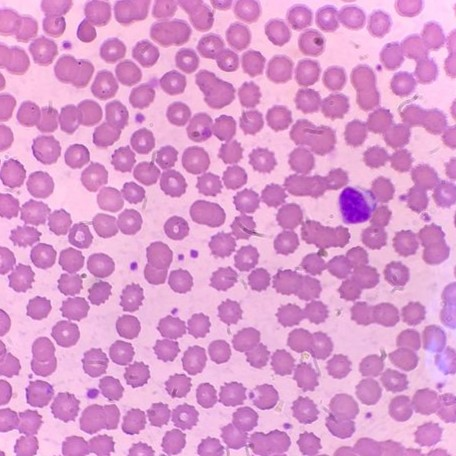
#> input picture imagesel/sel5.jpg, 456 x 456 px, found by its file name
$ python segmentasi_sel.py
#> lines starting #> are read from the running program, lines starting #| are printed output that depends on the picture; after the words box and inside, x2 and y2 are one past the last pixel; in counts of white or black regions, pixels touching at a corner belong together
import numpy as np
import cv2
import matplotlib.pyplot as plt

# Load the image and check if it's loaded properly
image = cv2.imread("E:/VSProject/imagesel/sel5.jpg")
#> image is the input picture: shape (456, 456, 3); mean B, G, R 207.7, 153.1, 220.7
if image is None:
    print("Error: Image not found!")
    exit()

# Convert to grayscale
gray = cv2.cvtColor(image, cv2.COLOR_BGR2GRAY)

# Apply median and Gaussian filters for noise reduction
blur_m = cv2.medianBlur(gray, 5)
blur_g = cv2.GaussianBlur(gray, (9, 9), 2)

# Apply histogram equalization
histo_norm = cv2.equalizeHist(gray)

# CLAHE (Contrast Limited Adaptive Histogram Equalization)
clahe = cv2.createCLAHE(clipLimit=2.0, tileGridSize=(8, 8))
clahe_norm = clahe.apply(gray)
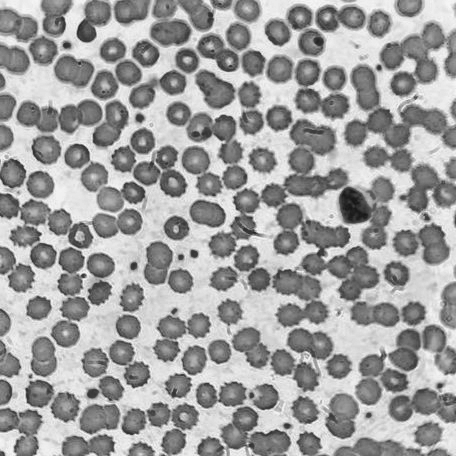
#> clahe_norm: shape (456, 456); min 22, max 246, mean 159.6

# Contrast stretching
def pixel_val(pix, r1, s1, r2, s2):
    if 0 <= pix <= r1:
        return (s1 / r1) * pix
    elif r1 < pix <= r2:
        return ((s2 - s1) / (r2 - r1)) * (pix - r1) + s1
    return ((255 - s2) / (255 - r2)) * (pix - r2) + s2

r1, s1, r2, s2 = 70, 0, 200, 255
pixel_val_vec = np.vectorize(pixel_val)
contrast_stretched = pixel_val_vec(gray, r1, s1, r2, s2)
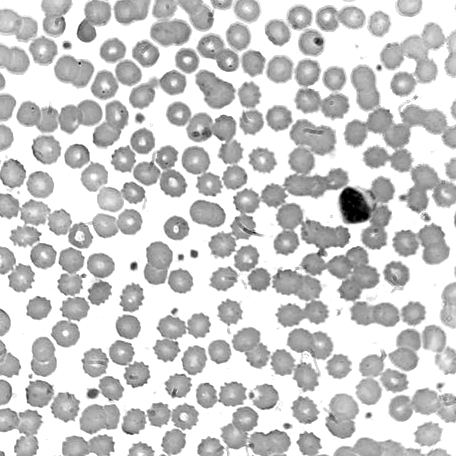
#> contrast_stretched: shape (456, 456) float64; min 0, max 255, mean 205

# Edge detection using Canny
edge = cv2.Canny(gray, 100, 200)
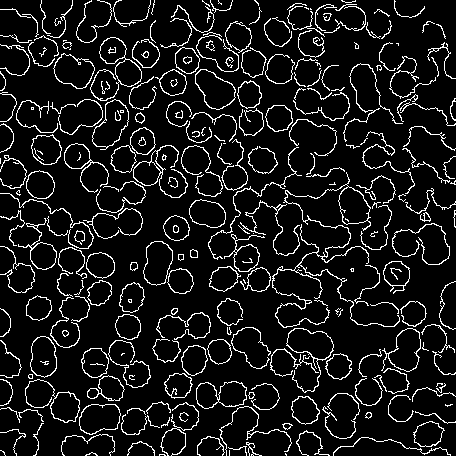
#> edge: shape (456, 456); 9.6% white in thin lines or dots
edge_g = cv2.Canny(blur_g, 100, 200)
#> edge_g: shape (456, 456); 0.1% white in thin lines or dots, all inside (x1, y1, x2, y2) = (76, 16, 370, 270)
edge_m = cv2.Canny(blur_m, 100, 200)
#> edge_m: shape (456, 456); 8.3% white in thin lines or dots

# Morphological operations
kernel = np.ones((5, 5), np.uint8)
dilation = cv2.dilate(gray, kernel, iterations=1)
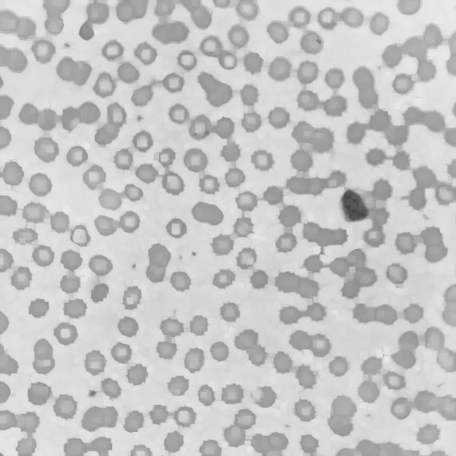
#> dilation: shape (456, 456); min 64, max 235, mean 196.9
closing = cv2.morphologyEx(gray, cv2.MORPH_CLOSE, kernel)

# Adaptive Thresholding
th2 = cv2.adaptiveThreshold(gray, 255, cv2.ADAPTIVE_THRESH_MEAN_C,
                            cv2.THRESH_BINARY, 11, 2)
#> th2: shape (456, 456); 60% white; 1019 black regions (740 under 20 px), largest, box (x1, y1, x2, y2) and area: (273, 203, 380, 301) 2872, (343, 100, 456, 150) 1867, (208, 187, 273, 259) 1203
th3 = cv2.adaptiveThreshold(gray, 255, cv2.ADAPTIVE_THRESH_GAUSSIAN_C,
                            cv2.THRESH_BINARY, 11, 2)
#> th3: shape (456, 456); 64.9% white; 2373 black regions (2099 under 20 px), largest, box (x1, y1, x2, y2) and area: (273, 203, 380, 302) 2310, (343, 64, 442, 173) 2039, (208, 187, 273, 272) 1377
_, th4 = cv2.threshold(gray, 0, 255, cv2.THRESH_BINARY + cv2.THRESH_OTSU)
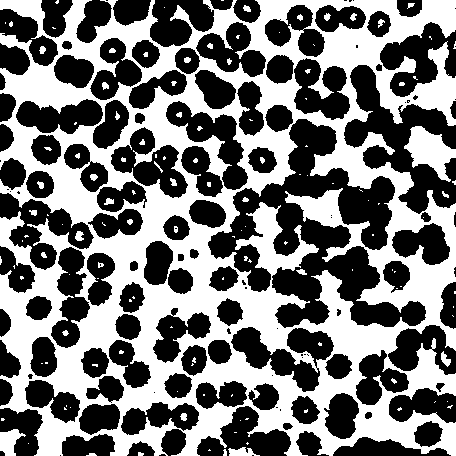
#> th4: shape (456, 456); 46.5% white; 132 white regions (85 under 20 px), largest, box (x1, y1, x2, y2) and area: (0, 0, 456, 456) 92827, (404, 126, 456, 182) 1485, (0, 429, 26, 456) 411

# Circle detection using Hough Transform
circles = cv2.HoughCircles(blur_g, cv2.HOUGH_GRADIENT, 1.2, 20,
                           param1=50, param2=28, minRadius=1, maxRadius=20)
#> circles = 73 rows, first 8: [279, 69, 13.84], [178.2, 113.4, 11.92], [123, 159, 12.4], [402.6, 83.4, 12.52], [100.2, 264.6, 12.88], [127.8, 325.8, 12.64], [142.2, 141, 12.52], [47.4, 147, 16.6]

display = image.copy()
if circles is not None:
    circles = np.uint16(np.around(circles))
#> circles = 73 rows, first 8: [279, 69, 14], [178, 113, 12], [123, 159, 12], [403, 83, 13], [100, 265, 13], [128, 326, 13], [142, 141, 13], [47, 147, 17]
    for (x, y, r) in circles[0, :]:
        cv2.circle(display, (x, y), r, (0, 255, 0), 2)
        cv2.circle(display, (x, y), 2, (0, 0, 255), 3)
#> this loop made 73 passes
#> (x, y, r) on passes 1 to 12: (279, 69, 14), (178, 113, 12), (123, 159, 12), (403, 83, 13), (100, 265, 13), (128, 326, 13), (142, 141, 13), (47, 147, 17), (310, 43, 12), (39, 184, 14), (177, 386, 12), (424, 70, 14)
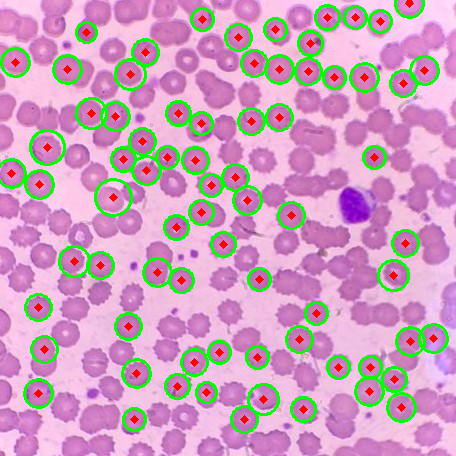
#> display: shape (456, 456, 3); 9.49% of pixels changed, all inside (x1, y1, x2, y2) = (0, 0, 449, 434)

# Plot results using Matplotlib
fig, axes = plt.subplots(3, 4, figsize=(15, 10))
axes = axes.ravel()

titles = ['Original', 'Grayscale', 'Median Blur', 'Gaussian Blur',
          'Histogram Equalization', 'CLAHE', 'Contrast Stretch', 'Canny Edge',
          'Dilation', 'Closing', 'Adaptive Mean', 'Adaptive Gaussian']

images = [image, gray, blur_m, blur_g,
          histo_norm, clahe_norm, contrast_stretched, edge,
          dilation, closing, th2, th3]

for i, img in enumerate(images):
    if len(img.shape) == 2:
        axes[i].imshow(img, cmap='gray')
    else:
        axes[i].imshow(cv2.cvtColor(img, cv2.COLOR_BGR2RGB))
    axes[i].set_title(titles[i])
    axes[i].axis('off')
#> this loop made 12 passes

plt.tight_layout()
plt.show()

# Show original and detected circles side by side
fig, ax = plt.subplots(1, 2, figsize=(12, 6))
ax[0].imshow(cv2.cvtColor(image, cv2.COLOR_BGR2RGB))
ax[0].set_title("Original Image")
ax[0].axis('off')

ax[1].imshow(cv2.cvtColor(display, cv2.COLOR_BGR2RGB))
ax[1].set_title("Detected Circles")
ax[1].axis('off')

plt.show()
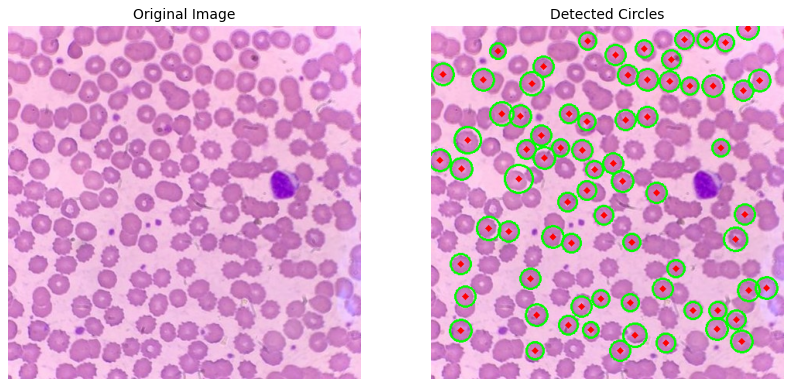
#> figure drawn by matplotlib, 2 panels

$ run again, with imagesel/sel1.jpg copied over imagesel/sel5.jpg
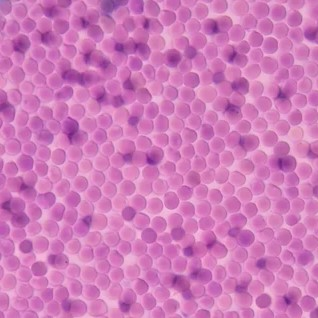
#> input picture imagesel/sel1.jpg, 318 x 318 px, found by its file name
#> image is the input picture: shape (318, 318, 3); mean B, G, R 185.9, 122.6, 207.9
#> `edge = cv2.Canny(gray, 100, 200)`:
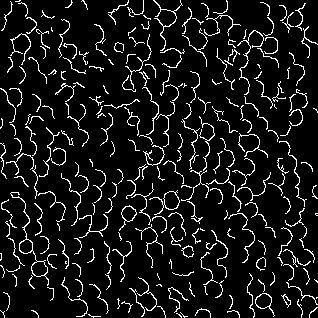
#> edge: shape (318, 318); 8.9% white in thin lines or dots
#> edge_g: shape (318, 318); every value is 0
#> edge_m: shape (318, 318); 2.5% white in thin lines or dots
#> th2: shape (318, 318); 49.3% white; 394 white regions (385 under 20 px), largest, box (x1, y1, x2, y2) and area: (0, 0, 318, 318) 48478, (95, 302, 106, 314) 60, (311, 143, 318, 154) 45
#> th3: shape (318, 318); 55.6% white; 787 black regions (408 under 20 px), largest, box (x1, y1, x2, y2) and area: (212, 58, 249, 121) 664, (270, 65, 307, 114) 471, (267, 212, 292, 270) 434
#> th4: shape (318, 318); 52.4% white; 429 black regions (204 under 20 px), largest, box (x1, y1, x2, y2) and area: (50, 0, 163, 96) 4626, (135, 213, 228, 311) 2782, (32, 0, 77, 60) 1381
#> `circles = cv2.HoughCircles(blur_g, cv2.HOUGH_GRADIENT, 1.2, 20, param1..`: circles = [[279, 11.4, 7], [39, 268.2, 6.88], [270.6, 45, 6.4], [81, 183, 6.16]]
#> `circles = np.uint16(np.around(circles))`: circles = [[279, 11, 7], [39, 268, 7], [271, 45, 6], [81, 183, 6]]
#> the loop `for (x, y, r) in circles[0, :]:` made 4 passes
#> the loop `for i, img in enumerate(images):` made 12 passes
#> `plt.show()`:
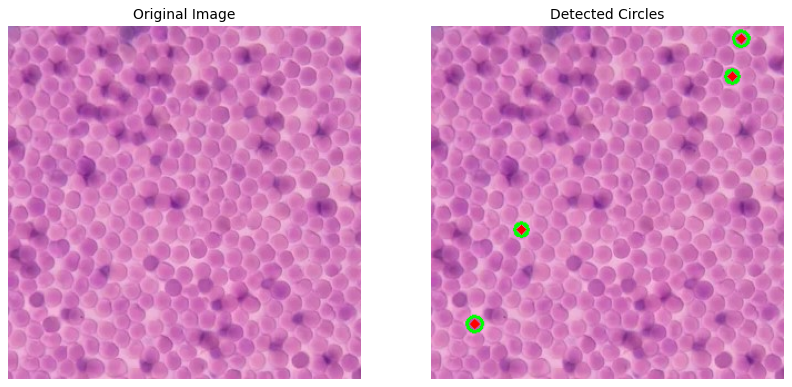
#> figure drawn by matplotlib, 2 panels

$ run again, with imagesel/sel2.jpg copied over imagesel/sel5.jpg
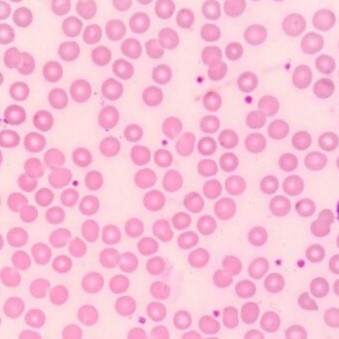
#> input picture imagesel/sel2.jpg, 339 x 339 px, found by its file name
#> image is the input picture: shape (339, 339, 3); mean B, G, R 216.7, 193.1, 248.6
#> `edge = cv2.Canny(gray, 100, 200)`:
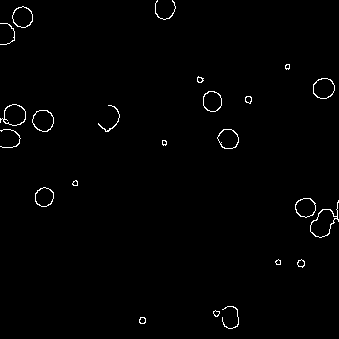
#> edge: shape (339, 339); 1% white in thin lines or dots
#> edge_g: shape (339, 339); every value is 0
#> edge_m: shape (339, 339); 0.36% white in thin lines or dots, all inside (x1, y1, x2, y2) = (0, 63, 339, 324)
#> th2: shape (339, 339); 68.2% white; 407 black regions (244 under 20 px), largest, box (x1, y1, x2, y2) and area: (99, 248, 138, 273) 490, (44, 148, 72, 189) 468, (201, 46, 227, 81) 464
#> th3: shape (339, 339); 72.9% white; 694 black regions (533 under 20 px), largest, box (x1, y1, x2, y2) and area: (99, 248, 138, 273) 390, (201, 46, 227, 81) 376, (246, 95, 279, 129) 367
#> th4: shape (339, 339); 59.4% white; 159 black regions (11 under 20 px), largest, box (x1, y1, x2, y2) and area: (17, 148, 72, 193) 1395, (246, 95, 279, 129) 674, (144, 27, 179, 59) 665
#> `circles = cv2.HoughCircles(blur_g, cv2.HOUGH_GRADIENT, 1.2, 20, param1..`: circles = 80 rows, first 8: [91.8, 282.6, 10.84], [257.4, 235.8, 10.24], [305.4, 207, 9.88], [161.4, 73.8, 10.36], [255, 142.2, 10.84], [162.6, 157.8, 9.16], [114.6, 29.4, 10.96], [35.4, 317.4, 9.64]
#> `circles = np.uint16(np.around(circles))`: circles = 80 rows, first 8: [92, 283, 11], [257, 236, 10], [305, 207, 10], [161, 74, 10], [255, 142, 11], [163, 158, 9], [115, 29, 11], [35, 317, 10]
#> the loop `for (x, y, r) in circles[0, :]:` made 80 passes
#> the loop `for i, img in enumerate(images):` made 12 passes
#> `plt.show()`:
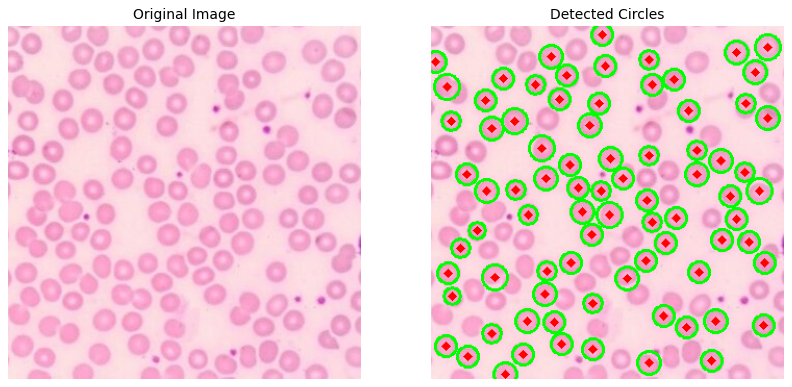
#> figure drawn by matplotlib, 2 panels

$ run again, with imagesel/sel3.jpg copied over imagesel/sel5.jpg
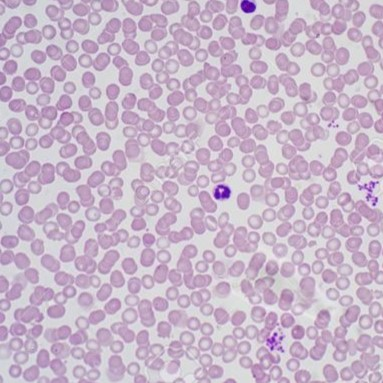
#> input picture imagesel/sel3.jpg, 383 x 383 px, found by its file name
#> image is the input picture: shape (383, 383, 3); mean B, G, R 202.7, 182.5, 200.6
#> edge: shape (383, 383); 15.6% white in thin lines or dots
#> edge_g: shape (383, 383); 0.07% white in thin lines or dots, all inside (x1, y1, x2, y2) = (214, 0, 256, 200)
#> edge_m: shape (383, 383); 8.7% white in thin lines or dots
#> th2: shape (383, 383); 54.7% white; 332 black regions (168 under 20 px), largest, box (x1, y1, x2, y2) and area: (138, 0, 252, 137) 4493, (219, 0, 383, 133) 4242, (124, 163, 194, 327) 2673
#> th3: shape (383, 383); 59.5% white; black in thin lines or dots
#> th4: shape (383, 383); 44.3% white; 510 white regions (279 under 20 px), largest, box (x1, y1, x2, y2) and area: (20, 99, 383, 383) 24066, (26, 0, 189, 257) 7636, (232, 30, 383, 213) 4831
#> `circles = cv2.HoughCircles(blur_g, cv2.HOUGH_GRADIENT, 1.2, 20, param1..`: circles = 13 rows, first 8: [162.6, 256.2, 8.08], [287.4, 59.4, 12.28], [70.2, 149.4, 11.32], [222.6, 288.6, 7.84], [279, 249, 7.6], [85.8, 299.4, 7.6], [15, 370.2, 6.76], [339, 55.8, 9.64]
#> `circles = np.uint16(np.around(circles))`: circles = 13 rows, first 8: [163, 256, 8], [287, 59, 12], [70, 149, 11], [223, 289, 8], [279, 249, 8], [86, 299, 8], [15, 370, 7], [339, 56, 10]
#> the loop `for (x, y, r) in circles[0, :]:` made 13 passes
#> the loop `for i, img in enumerate(images):` made 12 passes
#> `plt.show()`:
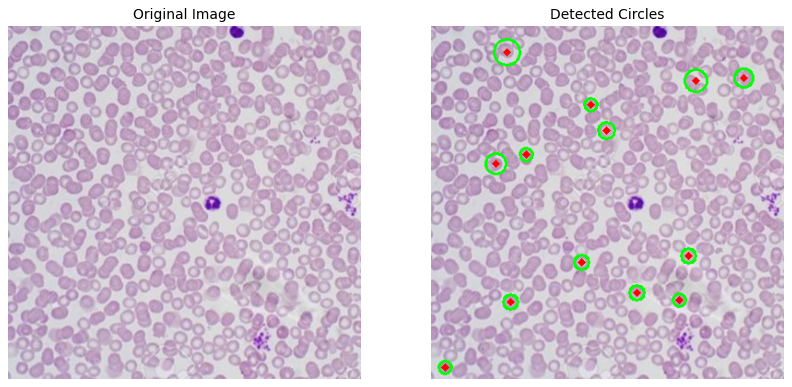
#> figure drawn by matplotlib, 2 panels
